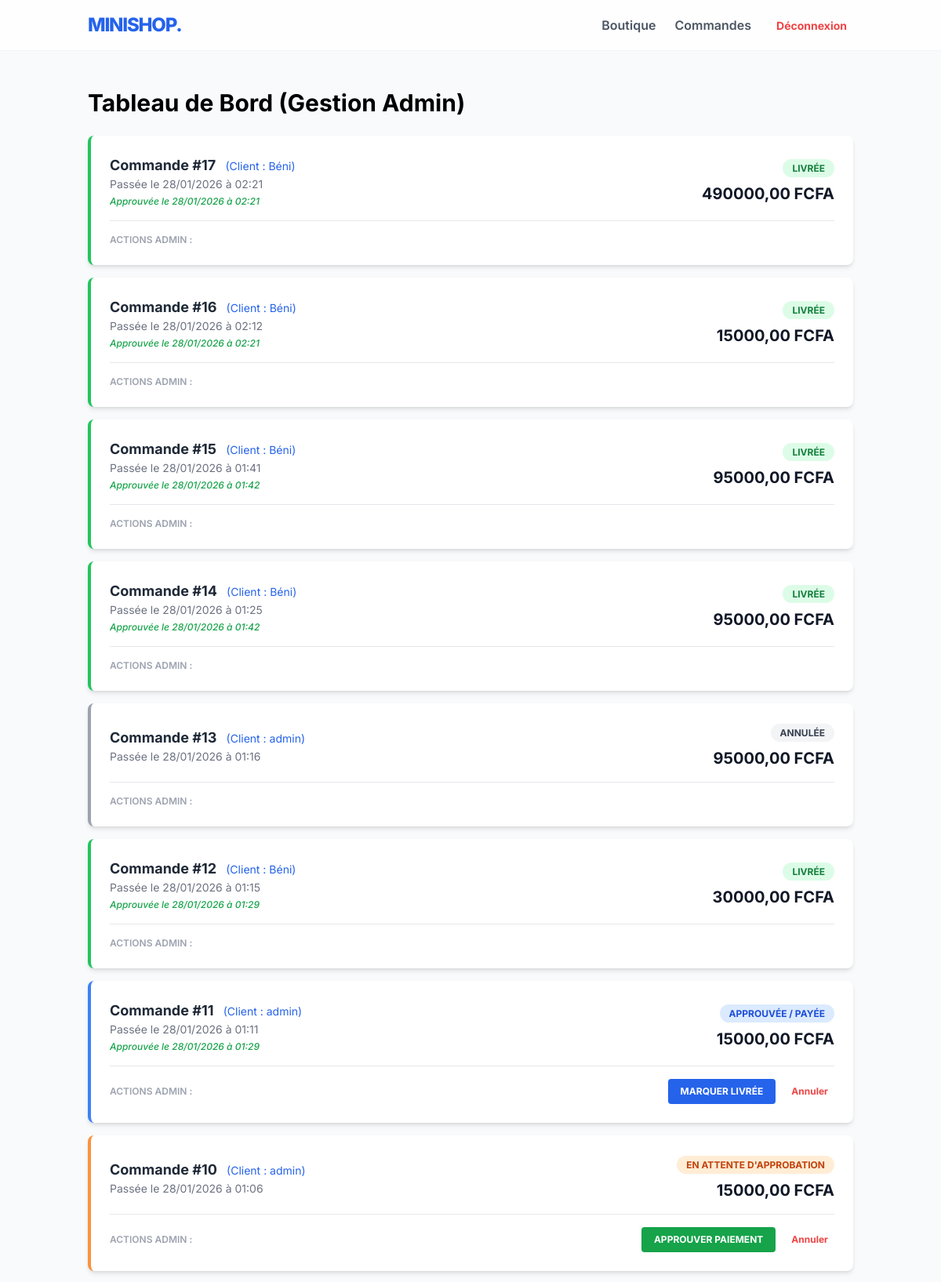
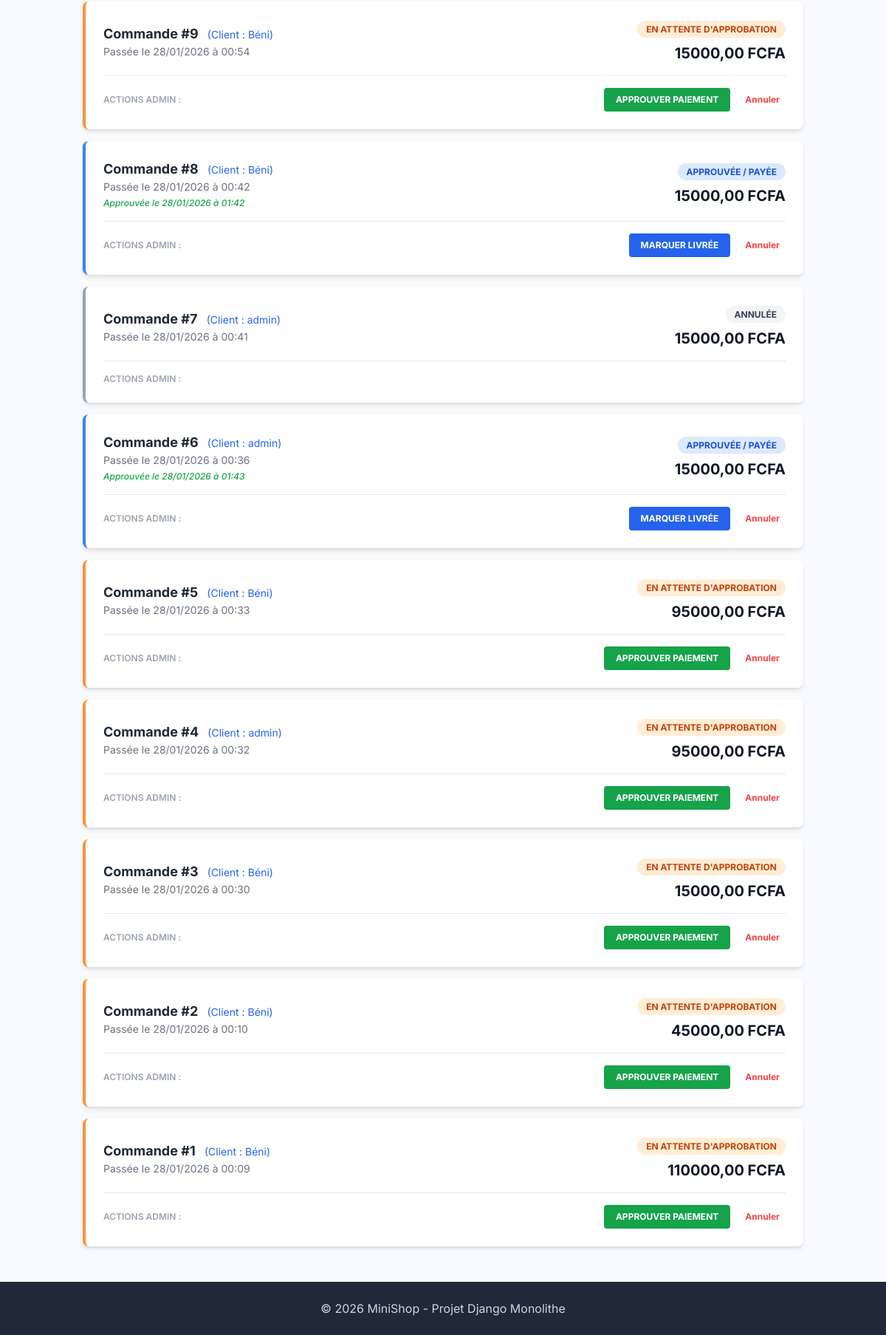
The page /userboard/ (signed in) on the database its author committed (2 pictures, top to bottom).
### shop/models.py (models this page shows, shortened)
class Order(models.Model):
    STATUS_CHOICES = (
        ('en_attente', 'En attente d\'approbation'),
        ('approuve', 'Approuvée / Payée'),
        ('livre', 'Livrée'),
        ('annule', 'Annulée'),
    )
    user = models.ForeignKey(User, on_delete=models.CASCADE)
    total_price = models.DecimalField(max_digits=10, decimal_places=2)
    status = models.CharField(max_length=20, choices=STATUS_CHOICES, default='en_attente')
    is_paid = models.BooleanField(default=True)
    created_at = models.DateTimeField(auto_now_add=True)
    updated_at = models.DateTimeField(auto_now=True)

### shop/views.py (the view)
# urls.py: path('userboard/', user_board, name='user_board'),
@login_required
def user_board(request):
    orders = Order.objects.all().order_by('-created_at') if request.user.is_staff else Order.objects.filter(user=request.user).order_by('-created_at')
    return render(request, 'shop/user_board.html', {'orders': orders})

### shop/templates/shop/user_board.html (shortened to what this page needs)
{% extends 'base.html' %}
{% block content %}
<h1 class="text-3xl font-bold mb-6">Tableau de Bord {% if user.is_staff %}(Gestion Admin){% else %}(Mes Commandes){% endif %}</h1>
<div class="space-y-4">
    {% for order in orders %}
    <div class="bg-white p-6 rounded-lg shadow-md border-l-4
        {% if order.status == 'livre' %} border-green-500
        {% elif order.status == 'approuve' %} border-blue-500
        {% elif order.status == 'en_attente' %} border-orange-400
        {% else %} border-gray-400 {% endif %}">
        <div class="flex justify-between items-center">
            <div>
                <h3 class="font-bold text-lg text-gray-800">
                    Commande #{{ order.id }}
                    {% if user.is_staff %}
                        <span class="text-sm font-normal text-blue-600 ml-2">(Client : {{ order.user.username }})</span>
                    {% endif %}
                </h3>
                <p class="text-gray-500 text-sm">
                    Passée le {{ order.created_at|date:"d/m/Y à H:i" }}
                </p>
                {% if order.status == 'approuve' or order.status == 'livre' %}
                <p class="text-green-600 text-xs italic mt-1 font-medium">
                    Approuvée le {{ order.updated_at|date:"d/m/Y à H:i" }}
                </p>
                {% endif %}
            </div>
            <div class="text-right">
                <span class="px-3 py-1 rounded-full text-xs font-bold uppercase
                    {% if order.status == 'livre' %} bg-green-100 text-green-700
                    {% elif order.status == 'approuve' %} bg-blue-100 text-blue-700
                    {% elif order.status == 'en_attente' %} bg-orange-100 text-orange-700
                    {% else %} bg-gray-100 text-gray-700 {% endif %}">
                    {{ order.get_status_display }}
                </span>
                <p class="text-xl font-bold text-gray-900 mt-2">{{ order.total_price }} FCFA</p>
            </div>
        </div>
        {% if user.is_staff %}
        <div class="mt-4 border-t pt-4 flex justify-end items-center space-x-3">
            <span class="text-xs font-semibold text-gray-400 mr-auto uppercase">Actions Admin :</span>
            {% if order.status == 'en_attente' %}
                <a href="{% url 'update_order_status' order.id 'approuve' %}"
                   class="bg-green-600 text-white px-4 py-2 rounded text-xs font-bold hover:bg-green-700 transition">
                   APPROUVER PAIEMENT
                </a>
            {% endif %}
            {% if order.status == 'approuve' %}
                <a href="{% url 'update_order_status' order.id 'livre' %}"
                   class="bg-blue-600 text-white px-4 py-2 rounded text-xs font-bold hover:bg-blue-700 transition">
                   MARQUER LIVRÉE
                </a>
            {% endif %}
            {% if order.status != 'annule' and order.status != 'livre' %}
                <a href="{% url 'update_order_status' order.id 'annule' %}"
                   class="text-red-500 text-xs font-bold hover:bg-red-50 px-2 py-2 rounded transition"
                   onclick="return confirm('Voulez-vous vraiment annuler cette commande ?')">
                   Annuler
                </a>
            {% endif %}
        </div>
        {% endif %}
    </div>
    {% endfor %}
</div>
{% endblock %}

### shop/templates/base.html (style rules this page uses)
body { font-family: 'Inter', sans-serif; }

### rows shown on the page
Order: id "17", user.username "Béni", created_at "28/01/2026 à 02:21", updated_at "28/01/2026 à 02:21", status "LIVRÉE", total_price "490000,00"
Order: id "16", user.username "Béni", created_at "28/01/2026 à 02:12", updated_at "28/01/2026 à 02:21", status "LIVRÉE", total_price "15000,00"
Order: id "15", user.username "Béni", created_at "28/01/2026 à 01:41", updated_at "28/01/2026 à 01:42", status "LIVRÉE", total_price "95000,00"
Order: id "14", user.username "Béni", created_at "28/01/2026 à 01:25", updated_at "28/01/2026 à 01:42", status "LIVRÉE", total_price "95000,00"
Order: id "13", user.username "admin", created_at "28/01/2026 à 01:16", status "ANNULÉE", total_price "95000,00"
Order: id "12", user.username "Béni", created_at "28/01/2026 à 01:15", updated_at "28/01/2026 à 01:29", status "LIVRÉE", total_price "30000,00"
Order: id "11", user.username "admin", created_at "28/01/2026 à 01:11", updated_at "28/01/2026 à 01:29", status "APPROUVÉE / PAYÉE", total_price "15000,00", shows "MARQUER LIVRÉE", shows "Annuler"
Order: id "10", user.username "admin", created_at "28/01/2026 à 01:06", status "EN ATTENTE D'APPROBATION", total_price "15000,00", shows "APPROUVER PAIEMENT", shows "Annuler"
Order: id "9", user.username "Béni", created_at "28/01/2026 à 00:54", status "EN ATTENTE D'APPROBATION", total_price "15000,00", shows "APPROUVER PAIEMENT", shows "Annuler"
Order: id "8", user.username "Béni", created_at "28/01/2026 à 00:42", updated_at "28/01/2026 à 01:42", status "APPROUVÉE / PAYÉE", total_price "15000,00", shows "MARQUER LIVRÉE", shows "Annuler"
Order: id "7", user.username "admin", created_at "28/01/2026 à 00:41", status "ANNULÉE", total_price "15000,00"
Order: id "6", user.username "admin", created_at "28/01/2026 à 00:36", updated_at "28/01/2026 à 01:43", status "APPROUVÉE / PAYÉE", total_price "15000,00", shows "MARQUER LIVRÉE", shows "Annuler"
Order: id "5", user.username "Béni", created_at "28/01/2026 à 00:33", status "EN ATTENTE D'APPROBATION", total_price "95000,00", shows "APPROUVER PAIEMENT", shows "Annuler"
Order: id "4", user.username "admin", created_at "28/01/2026 à 00:32", status "EN ATTENTE D'APPROBATION", total_price "95000,00", shows "APPROUVER PAIEMENT", shows "Annuler"
Order: id "3", user.username "Béni", created_at "28/01/2026 à 00:30", status "EN ATTENTE D'APPROBATION", total_price "15000,00", shows "APPROUVER PAIEMENT", shows "Annuler"
Order: id "2", user.username "Béni", created_at "28/01/2026 à 00:10", status "EN ATTENTE D'APPROBATION", total_price "45000,00", shows "APPROUVER PAIEMENT", shows "Annuler"
Order: id "1", user.username "Béni", created_at "28/01/2026 à 00:09", status "EN ATTENTE D'APPROBATION", total_price "110000,00", shows "APPROUVER PAIEMENT", shows "Annuler"
